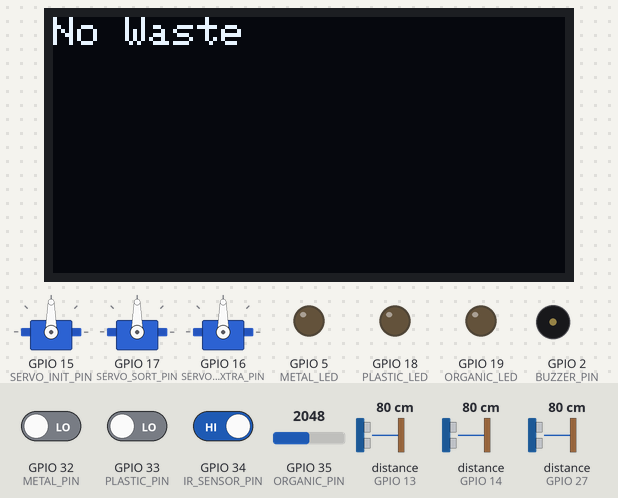
The sketch below on a simulated ESP32. On the bench: 3 × servo, 128×64 one-colour display, output pins drawn as LEDs (lit = HIGH), buzzer (waves = sounding). Wiring (inferred from the names in the program): 3 × ultrasonic range finder: trigger GPIO 12, echo GPIO 14 / trigger GPIO 25, echo GPIO 13 / trigger GPIO 26, echo GPIO 27. Dashed ring = blinking. The inputs (shaded band) are chosen by the test bench; at power-on: GPIO 34 (IR_SENSOR_PIN) HIGH, GPIO 32 (METAL_PIN) LOW, GPIO 33 (PLASTIC_PIN) LOW, GPIO 35 (ORGANIC_PIN) = 2048, distance to the obstacle (sensors on GPIO 13, GPIO 14, GPIO 27) 80 cm. The echo pulse lasts 58.3 µs per cm; WiFi joins after 1.5 s; servers stay silent unless stated; pins used as bus, display or sensor lines are not drawn.

Above: at 4.5 s.
4.6 s: GPIO 34 (IR_SENSOR_PIN) driven LOW
At 5.6 s:
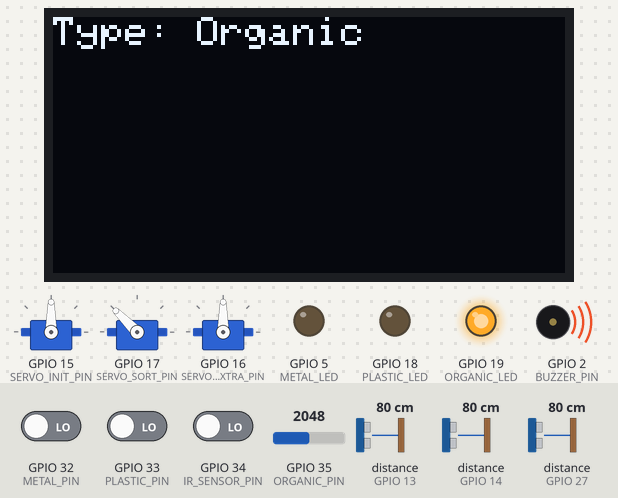
7.6 s: GPIO 32 (METAL_PIN) driven HIGH
At 9.9 s:
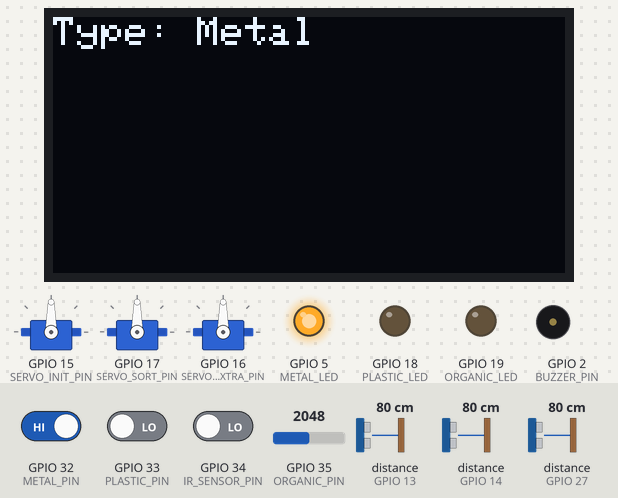
10.6 s: GPIO 32 (METAL_PIN) driven LOW and GPIO 33 (PLASTIC_PIN) driven HIGH and GPIO 34 (IR_SENSOR_PIN) driven HIGH
At 11.8 s:
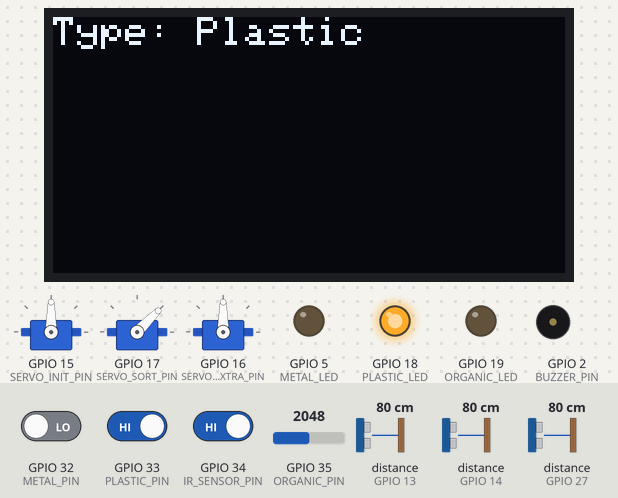
13.6 s: GPIO 34 (IR_SENSOR_PIN) driven LOW
At 14.1 s:
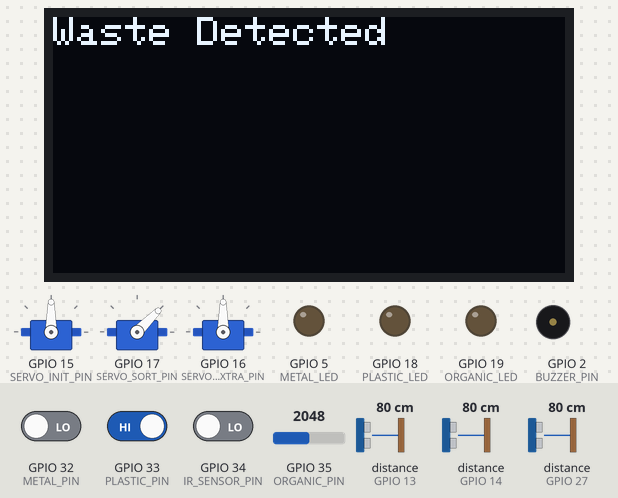
16.6 s: GPIO 33 (PLASTIC_PIN) driven LOW
At 19.4 s:
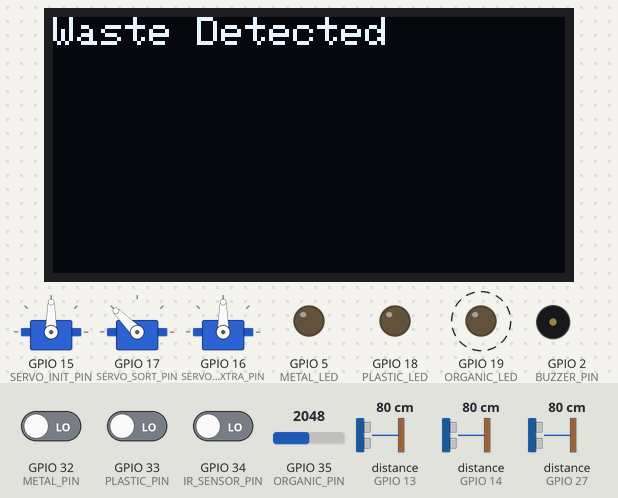
19.5 s: GPIO 35 (ORGANIC_PIN) set to 639
21.4 s: GPIO 35 (ORGANIC_PIN) set to 565
At 22.02 s:
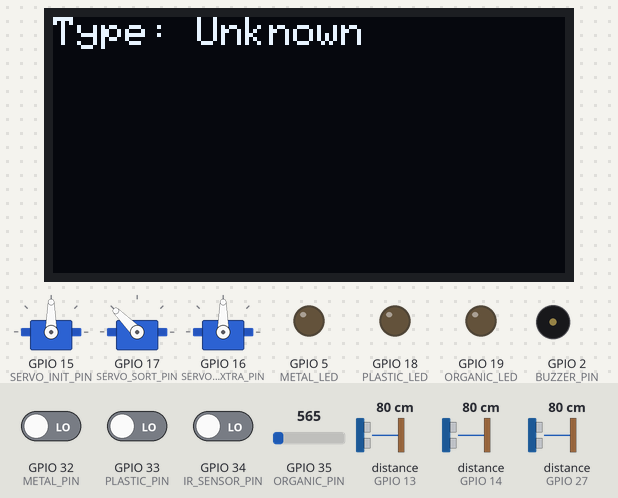
Timing chart, 0 to 24.4 s (numbered marks = the images above; inputs shaded):
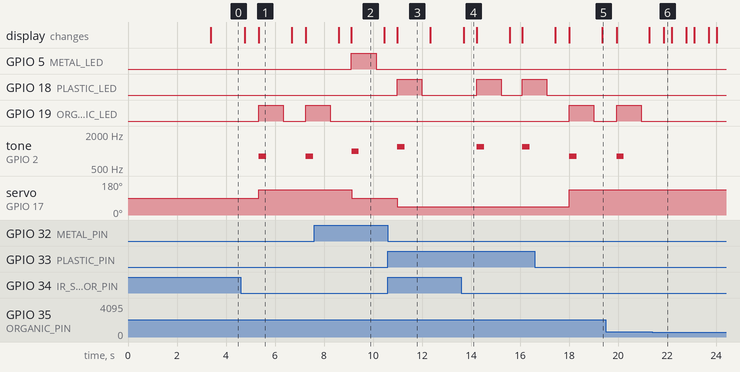

The sketch:

Smart-Dustbin.ino
```cpp
/********** Libraries **********/
#define BLYNK_TEMPLATE_ID "TMPL3b-KK6ipq"
#define BLYNK_TEMPLATE_NAME "Smart Waste Segregation"
#define BLYNK_DEVICE_NAME "SmartWasteSegregator"
#define BLYNK_AUTH_TOKEN "G8RnVxxjAkOOr2jQEFTOx04_ilhx2Thd"
#include <Wire.h>
#include <Adafruit_GFX.h>
#include <Adafruit_SSD1306.h>
#include <ESP32Servo.h>
#include <WiFi.h>
#include <BlynkSimpleEsp32.h>

/********** OLED Setup **********/
#define SCREEN_WIDTH 128
#define SCREEN_HEIGHT 64
Adafruit_SSD1306 display(SCREEN_WIDTH, SCREEN_HEIGHT, &Wire, -1);

/********** WiFi & Blynk **********/
char ssid[] = "*****";
char pass[] = "16052006";

/********** Blynk Virtual Pins **********/
#define VP_BIN_STATUS      V0
#define VP_WASTE_DETECTED  V1
#define VP_WASTE_TYPE      V2
#define VP_PLASTIC_LEVEL   V3
#define VP_ORGANIC_LEVEL   V4
#define VP_METAL_LEVEL     V5
#define MOISTURE_VPIN      V6
#define VP_SYSTEM_LOG      V7
#define VP_BATTERY_MONITOR V8

/********** Sensor Pins **********/
// Waste detection
#define IR_SENSOR_PIN   34
#define ORGANIC_PIN     35
#define METAL_PIN       32
#define PLASTIC_PIN     33

#define ORGANIC_THRESHOLD 600

// Ultrasonic sensors
#define PLASTIC_TRIG 12
#define PLASTIC_ECHO 14
#define ORGANIC_TRIG 26
#define ORGANIC_ECHO 27
#define METAL_TRIG   25
#define METAL_ECHO   13

// LEDs
#define PLASTIC_LED 18
#define ORGANIC_LED 19
#define METAL_LED    5

// Servos
#define SERVO_INIT_PIN  15
#define SERVO_SORT_PIN  17
#define SERVO_EXTRA_PIN 16

// Buzzer
#define BUZZER_PIN 2

/********** Servo Objects **********/
Servo servoInit;
Servo servoSort;
Servo servoExtra;

/********** Functions **********/
long getDistance(int trigPin, int echoPin) {
  digitalWrite(trigPin, LOW);
  delayMicroseconds(2);
  digitalWrite(trigPin, HIGH);
  delayMicroseconds(10);
  digitalWrite(trigPin, LOW);
  return pulseIn(echoPin, HIGH) * 0.034 / 2;
}

void setup() {
  Serial.begin(115200);

  pinMode(IR_SENSOR_PIN, INPUT);
  pinMode(ORGANIC_PIN, INPUT);
  pinMode(METAL_PIN, INPUT);
  pinMode(PLASTIC_PIN, INPUT);

  pinMode(PLASTIC_TRIG, OUTPUT);
  pinMode(PLASTIC_ECHO, INPUT);
  pinMode(ORGANIC_TRIG, OUTPUT);
  pinMode(ORGANIC_ECHO, INPUT);
  pinMode(METAL_TRIG, OUTPUT);
  pinMode(METAL_ECHO, INPUT);

  pinMode(PLASTIC_LED, OUTPUT);
  pinMode(ORGANIC_LED, OUTPUT);
  pinMode(METAL_LED, OUTPUT);

  pinMode(BUZZER_PIN, OUTPUT);

  servoInit.attach(SERVO_INIT_PIN);
  servoSort.attach(SERVO_SORT_PIN);
  servoExtra.attach(SERVO_EXTRA_PIN);

  Wire.begin(21, 22);
  if (!display.begin(SSD1306_SWITCHCAPVCC, 0x3C)) {
    Serial.println(F("SSD1306 allocation failed"));
    for (;;);
  }
  display.clearDisplay();
  display.setTextSize(1);
  display.setTextColor(SSD1306_WHITE);
  display.setCursor(0, 0);
  display.println("System Ready");
  display.display();
  delay(1500);

  Blynk.begin(ssid, pass);
}

void loop() {
  Blynk.run();

  display.clearDisplay();
  display.setCursor(0, 0);

  if (digitalRead(IR_SENSOR_PIN) == LOW) {
    display.println("Waste Detected");
    display.display();
    Blynk.virtualWrite(VP_WASTE_DETECTED, 1);
    delay(500);

    // Metal detection
    if (digitalRead(METAL_PIN) == HIGH) {
      display.clearDisplay();
      display.setCursor(0, 0);
      display.println("Type: Metal");
      display.display();
      digitalWrite(METAL_LED, HIGH);
      Blynk.virtualWrite(VP_WASTE_TYPE, "Metal");
      tone(BUZZER_PIN, 1000, 300);
      servoSort.write(90);
      delay(1000);
      digitalWrite(METAL_LED, LOW);
    }
    // Plastic detection
    else if (digitalRead(PLASTIC_PIN) == HIGH) {
      display.clearDisplay();
      display.setCursor(0, 0);
      display.println("Type: Plastic");
      display.display();
      digitalWrite(PLASTIC_LED, HIGH);
      Blynk.virtualWrite(VP_WASTE_TYPE, "Plastic");
      tone(BUZZER_PIN, 1200, 300);
      servoSort.write(45);
      delay(1000);
      digitalWrite(PLASTIC_LED, LOW);
    }
    // Organic detection
    else {
      int organicSum = 0;
      for (int i = 0; i < 5; i++) {
        organicSum += analogRead(ORGANIC_PIN);
        delay(10);
      }
      int organicAvg = organicSum / 5;
      Blynk.virtualWrite(MOISTURE_VPIN, organicAvg);

      if (organicAvg > ORGANIC_THRESHOLD) {
        display.clearDisplay();
        display.setCursor(0, 0);
        display.println("Type: Organic");
        display.display();
        digitalWrite(ORGANIC_LED, HIGH);
        Blynk.virtualWrite(VP_WASTE_TYPE, "Organic");
        tone(BUZZER_PIN, 800, 300);
        servoSort.write(135);
        delay(1000);
        digitalWrite(ORGANIC_LED, LOW);
      } else {
        display.clearDisplay();
        display.setCursor(0, 0);
        display.println("Type: Unknown");
        display.display();
        Blynk.virtualWrite(VP_WASTE_TYPE, "Unknown");
      }
    }
  } else {
    display.println("No Waste");
    display.display();
    Blynk.virtualWrite(VP_WASTE_DETECTED, 0);
  }

  // Bin level monitoring
  int plasticLevel = getDistance(PLASTIC_TRIG, PLASTIC_ECHO);
  int organicLevel = getDistance(ORGANIC_TRIG, ORGANIC_ECHO);
  int metalLevel   = getDistance(METAL_TRIG, METAL_ECHO);

  Blynk.virtualWrite(VP_PLASTIC_LEVEL, plasticLevel);
  Blynk.virtualWrite(VP_ORGANIC_LEVEL, organicLevel);
  Blynk.virtualWrite(VP_METAL_LEVEL, metalLevel);

  delay(300);
}
```

Measured:
- the behaviour switches between 601 and 600 on GPIO 35 (ORGANIC_PIN) (found by bisection; images 5 and 6)
- after the input at 4.6 s, GPIO 19 (ORGANIC_LED): LOW → HIGH after 0.73 s, → LOW 1.0 s later, → HIGH 0.92 s later; tone on GPIO 2 (BUZZER_PIN): alternates 800 Hz for 0.30 s and silent for 1.6 s, starting after 0.73 s; servo on GPIO 17 (SERVO_SORT_PIN): 90° → 135° after 0.73 s; the display: first changes after 0.15 s (image 1 shows a later state)
- after the input at 7.6 s, GPIO 5 (METAL_LED): LOW → HIGH after 1.5 s, → LOW 1.0 s later; GPIO 19 (ORGANIC_LED): goes on until 8.3 s, then stays LOW; servo on GPIO 17 (SERVO_SORT_PIN): 135° → 90° after 1.5 s; the display: first differs from a run without the input after 1.5 s (image 2)
- after the input at 10.6 s, GPIO 5 (METAL_LED): stays LOW (without the input it goes to HIGH after 0.39 s); GPIO 18 (PLASTIC_LED): LOW → HIGH after 0.39 s, → LOW 1.0 s later; servo on GPIO 17 (SERVO_SORT_PIN): 90° → 45° after 0.39 s; the display: changes after 0.39 s (image 3)
- after the input at 13.6 s, GPIO 18 (PLASTIC_LED): LOW → HIGH after 0.63 s, → LOW 1.0 s later, → HIGH 0.87 s later; tone on GPIO 2 (BUZZER_PIN): alternates 1200 Hz for 0.30 s and silent for 1.6 s, starting after 0.63 s; the display: changes after 0.10 s (image 4)
- after the input at 16.6 s, GPIO 18 (PLASTIC_LED): goes on until 17.1 s, then stays LOW; GPIO 19 (ORGANIC_LED): LOW → HIGH after 1.4 s, → LOW 1.0 s later; servo on GPIO 17 (SERVO_SORT_PIN): 45° → 135° after 1.4 s; the display: first differs from a run without the input after 1.4 s (image 5 shows a later state)
- after the input at 21.4 s, GPIO 19 (ORGANIC_LED): stops changing and stays LOW; tone on GPIO 2 (BUZZER_PIN): stops changing and stays silent; the display: changes after 0.45 s (image 6)
